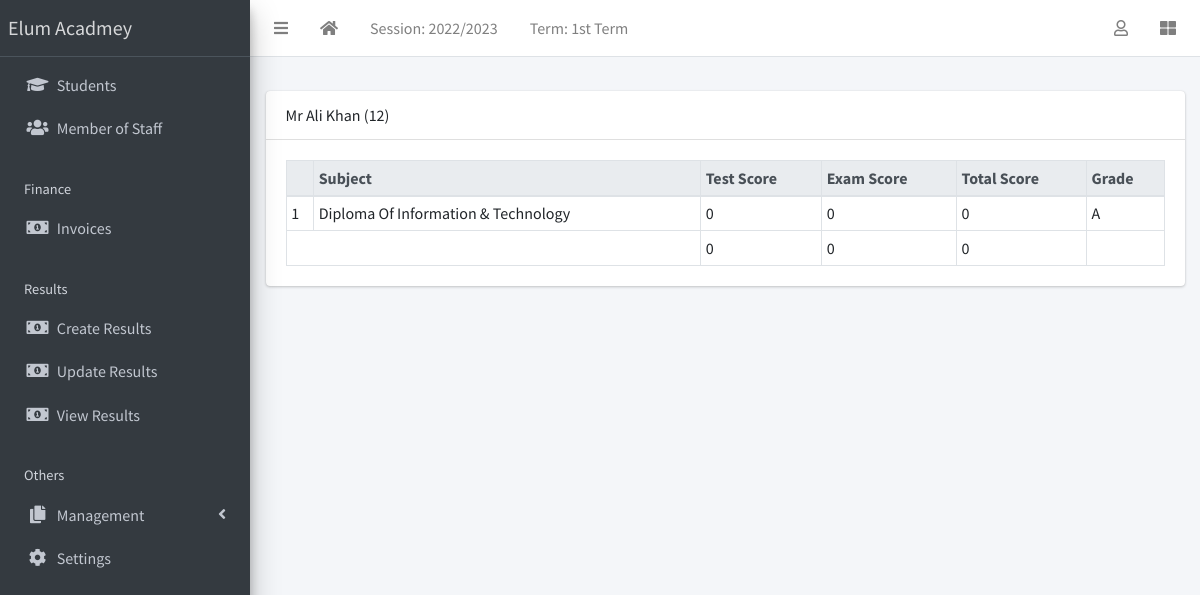
The page /result/view/all (signed in) on the database its author committed.
### apps/corecode/models.py (models this page shows, shortened)
class AcademicSession(models.Model):
    name = models.CharField(max_length=200, unique=True)
    current = models.BooleanField(default=True)
    class Meta:
        ordering = ["-name"]

class AcademicTerm(models.Model):
    name = models.CharField(max_length=20, unique=True)
    current = models.BooleanField(default=True)
    class Meta:
        ordering = ["name"]

class SiteConfig(models.Model):
    key = models.SlugField()
    value = models.CharField(max_length=200)

class Subject(models.Model):
    name = models.CharField(max_length=200, unique=True)
    class Meta:
        ordering = ["name"]
    def __str__(self):
        return self.name

### apps/students/models.py (models this page shows, shortened)
class Student(models.Model):
    STATUS_CHOICES = [("active", "Active"), ("inactive", "Inactive")]
    GENDER_CHOICES = [("male", "Male"), ("female", "Female")]
    current_status = models.CharField(
        max_length=10, choices=STATUS_CHOICES, default="active"
    )
    registration_number = models.CharField(max_length=200, unique=True)
    surname = models.CharField(max_length=200)
    firstname = models.CharField(max_length=200)
    other_name = models.CharField(max_length=200, blank=True)
    gender = models.CharField(max_length=10, choices=GENDER_CHOICES, default="male")
    date_of_birth = models.DateField(default=timezone.now)
    current_class = models.ForeignKey(
        StudentClass, on_delete=models.SET_NULL, blank=True, null=True
    )
    date_of_admission = models.DateField(default=timezone.now)
    mobile_num_regex = RegexValidator(
        regex="^[0-9]{10,15}$", message="Entered mobile number isn't in a right format!"
    )
    parent_mobile_number = models.CharField(
        validators=[mobile_num_regex], max_length=13, blank=True
    )
    address = models.TextField(blank=True)
    others = models.TextField(blank=True)
    passport = models.ImageField(blank=True, upload_to="students/passports/")
    class Meta:
        ordering = ["surname", "firstname", "other_name"]
    def __str__(self):
        return f"{self.surname} {self.firstname} {self.other_name} ({self.registration_number})"

### apps/result/models.py (models this page shows, shortened)
class Result(models.Model):
    student = models.ForeignKey(Student, on_delete=models.CASCADE)
    session = models.ForeignKey(AcademicSession, on_delete=models.CASCADE)
    term = models.ForeignKey(AcademicTerm, on_delete=models.CASCADE)
    current_class = models.ForeignKey(StudentClass, on_delete=models.CASCADE)
    subject = models.ForeignKey(Subject, on_delete=models.CASCADE)
    test_score = models.IntegerField(default=0)
    exam_score = models.IntegerField(default=0)
    class Meta:
        ordering = ["subject"]
    def total_score(self):
        return self.test_score + self.exam_score
    def grade(self):
        return score_grade(self.total_score())

### apps/result/views.py (the view)
# urls.py: path("view/all", ResultListView.as_view(), name="view-results"),
class ResultListView(LoginRequiredMixin, View):
    def get(self, request, *args, **kwargs):
        results = Result.objects.filter(
            session=request.current_session, term=request.current_term
        )
        bulk = {}
        for result in results:
            test_total = 0
            exam_total = 0
            subjects = []
            for subject in results:
                if subject.student == result.student:
                    subjects.append(subject)
                    test_total += subject.test_score
                    exam_total += subject.exam_score
            bulk[result.student.id] = {
                "student": result.student,
                "subjects": subjects,
                "test_total": test_total,
                "exam_total": exam_total,
                "total_total": test_total + exam_total,
            }
        context = {"results": bulk}
        return render(request, "result/all_results.html", context)

### apps/corecode/context_processors.py (called while the page is built)
def site_defaults(request):
    current_session = AcademicSession.objects.get(current=True)
    current_term = AcademicTerm.objects.filter(current=True).first()
    vals = SiteConfig.objects.all()
    contexts = {
        "current_session": current_session.name,
        "current_term": current_term.name,
    }
    for val in vals:
        contexts[val.key] = val.value
    return contexts

### apps/result/utils.py (called while the page is built)
def score_grade(score):
    if score <= 10:
        return "A"

### apps/result/templates/result/all_results.html
{% extends 'base.html' %}
{% block fullcard %}
  {% for key, result in results.items %}
    <div class="card">
      <div class="card-header">
        {{result.student}}
      </div>
      <div class="card-body">
        <table class="table table-bordered table-sm">
          <thead class="thead-light">
            <tr>
              <th></th>
              <th>Subject</th>
              <th>Test Score</th>
              <th>Exam Score</th>
              <th>Total Score</th>
              <th>Grade</th>
            </tr>
          </thead>
          <tbody>
            {% for subject in result.subjects %}
              <tr>
                <td>{{ forloop.counter }}</td>
                <td>{{ subject.subject }}</td>
                <td>{{ subject.test_score }}</td>
                <td>{{ subject.exam_score }}</td>
                <td>{{ subject.total_score }}</td>
                <td>{{ subject.grade }}</td>
              </tr>
            {% endfor %}
          </tbody>
          <tfoot>
            <tr>
              <td colspan="2"></td>
              <td>{{ result.test_total }}</td>
              <td>{{ result.exam_total }}</td>
              <td>{{ result.total_total }}</td>
              <td></td>
            </tr>
          </tfoot>
        </table>
      </div>
    </div>
  {% endfor %}
{% endblock fullcard %}

### templates/base.html (shortened to what this page needs)
{% load static %}
<!DOCTYPE html>
<html lang="en">
<head>
  <link rel="stylesheet" href="{% static 'plugins/fontawesome-free/css/all.min.css' %}">
  <link rel="stylesheet" href="{% static 'plugins/toastr/toastr.min.css' %}">
  <link rel="stylesheet"
    href="{% static 'plugins/overlayScrollbars/css/OverlayScrollbars.min.css' %}">
  <link rel="stylesheet" href="{% static 'plugins/Datatables/datatables.min.css' %}" />
  <link rel="stylesheet" href="{% static 'dist/css/adminlte.min.css' %}">
</head>
<body
  class="hold-transition sidebar-mini layout-fixed layout-navbar-fixed layout-footer-fixed">
  <div class="wrapper">
    <nav class="main-header navbar navbar-expand navbar-white navbar-light">
      <ul class="navbar-nav">
        <li class="nav-item">
          <a class="nav-link" data-widget="pushmenu" href="#" role="button"><i
              class="fas fa-bars"></i></a>
        </li>
        <li class="nav-item d-none d-sm-inline-block">
          <a href="{% url 'home' %} " class="nav-link"><i class="fa fa-home"></i></a>
        </li>
        <li class="nav-item d-none d-sm-inline-block">
          <a href="{% url 'current-session' %}" class="nav-link">Session: {{ current_session }}</a>
        </li>
        <li class="nav-item d-none d-sm-inline-block">
          <a href="{% url 'current-session' %}" class="nav-link">Term: {{ current_term }}</a>
        </li>
      </ul>
      <ul class="navbar-nav ml-auto">
        <li class="nav-item dropdown">
          <a class="nav-link" data-toggle="dropdown" href="#">
            <i class="far fa-user"></i>
          </a>
        </li>
        <li class="nav-item">
          <a class="nav-link" data-widget="control-sidebar" data-slide="true"
            href="#" role="button"><i class="fas fa-th-large"></i></a>
        </li>
      </ul>
    </nav>
    <aside class="main-sidebar sidebar-dark-primary elevation-4">
      <a href="{% url 'home' %}" class="brand-link">{{ school_name | default:"MySchool" }}</a>
      <div class="sidebar">
        <nav class="mt-2">
          <ul class="nav nav-pills nav-sidebar flex-column"
            data-widget="treeview" role="menu" data-accordion="false">
            <li class="nav-item">
              <a href="{% url 'student-list' %}" class="nav-link">
                <i class="nav-icon fas fa-graduation-cap"></i>
                <p>
                  Students
                </p>
              </a>
            </li>
            <li class="nav-item">
              <a href="{% url 'staff-list' %}" class="nav-link">
                <i class="nav-icon fas fa-users"></i>
                <p>
                  Member of Staff
                </p>
              </a>
            </li>
            <li class="nav-header">Finance</li>
            <li class="nav-item">
              <a href="{% url 'invoice-list' %}" class="nav-link">
                <i class="nav-icon fas fa-money-bill-alt"></i>
                <p>
                  Invoices
                </p>
              </a>
            </li>
            <li class="nav-header">Results</li>
            <li class="nav-item">
              <a href="{% url 'create-result' %}" class="nav-link">
                <i class="nav-icon fas fa-money-bill-alt"></i>
                <p>
                  Create Results
                </p>
              </a>
            </li>
            <li class="nav-item">
              <a href="{% url 'edit-results' %}" class="nav-link">
                <i class="nav-icon fas fa-money-bill-alt"></i>
                <p>
                  Update Results
                </p>
              </a>
            </li>
            <li class="nav-item">
              <a href="{% url 'view-results' %}" class="nav-link">
                <i class="nav-icon fas fa-money-bill-alt"></i>
                <p>
                  View Results
                </p>
              </a>
            </li>
            <li class="nav-header">Others</li>
            <li class="nav-item has-treeview">
              <a href="#" class="nav-link">
                <i class="nav-icon fas fa-copy"></i>
                <p>
                  Management
                  <i class="fas fa-angle-left right"></i>
                </p>
              </a>
            </li>
            <li class="nav-item">
              <a href="{% url 'configs' %}" class="nav-link">
                <i class="nav-icon fas fa-cog"></i>
                <p>
                  Settings
                </p>
              </a>
            </li>
          </ul>
        </nav>
      </div>
    </aside>
    <div class="content-wrapper">
      <section class="content-header">
      </section>
      <section class="content">
        <div class="container-fluid">
          <div class="row">
            <div class="col-md-12">
              {% block fullcard %}{% endblock fullcard %}
            </div>
          </div>
        </div>
      </section>
    </div>
  </div>
</body>
</html>

### rows shown on the page
AcademicSession: name "2022/2023"
AcademicTerm: name "1st Term"
SiteConfig: value "Elum Acadmey"
Student: student "Mr Ali Khan (12)", test_total "0", exam_total "0", total_total "0"
Result: subject "Diploma Of Information & Technology", test_score "0", exam_score "0", total_score "0", grade "A"
